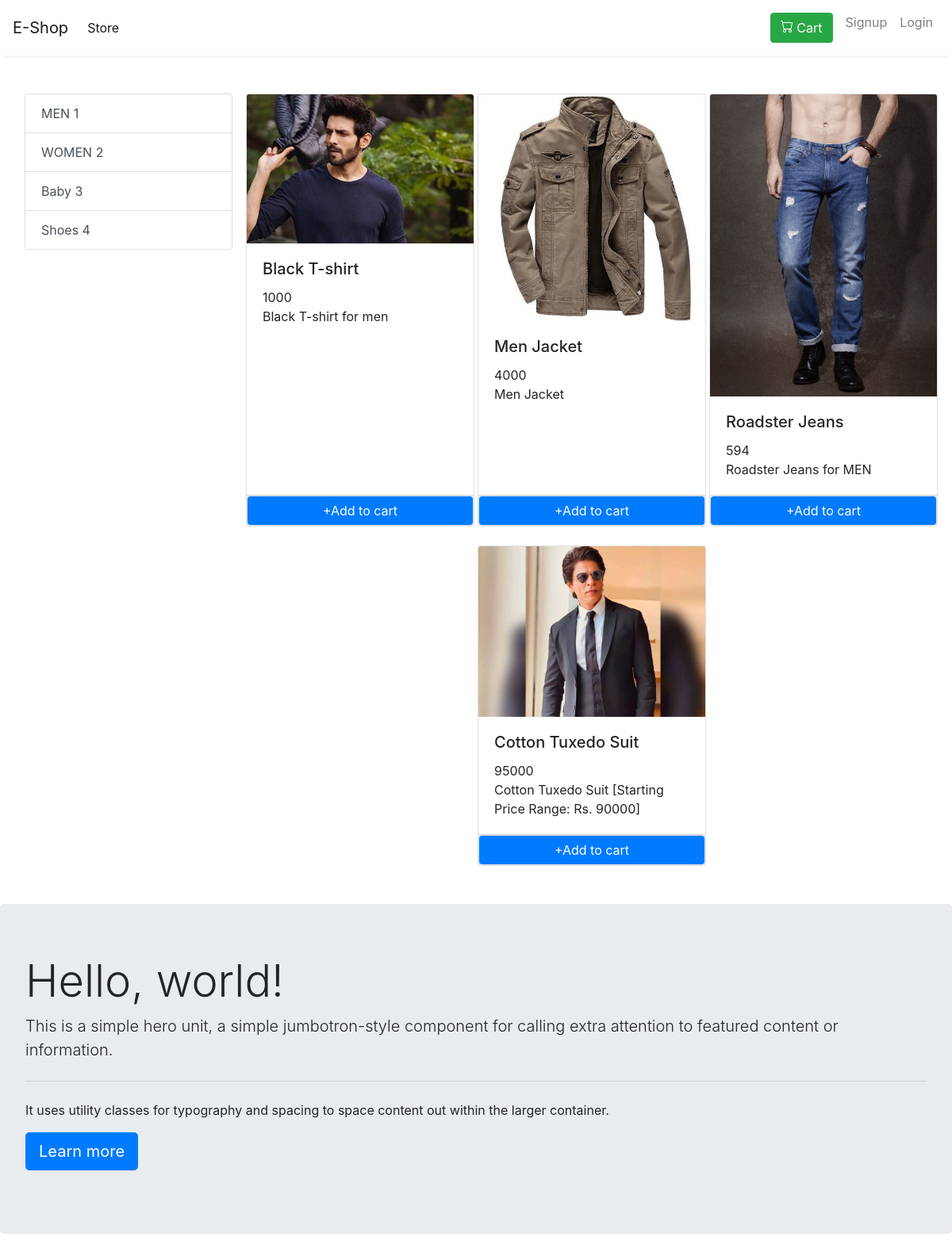
/?category=1, run on the app's committed database.
### store/models/category.py (models this page shows, shortened)
class Category(models.Model):
    name = models.CharField(max_length=20)
    @staticmethod
    def get_all_category():
        return Category.objects.all()

### store/models/product.py (models this page shows, shortened)
class Product(models.Model):
    name = models.CharField(max_length=30)
    price = models.IntegerField(default=100)
    category = models.ForeignKey( Category, on_delete = models.CASCADE, default = 1)
    description = models.CharField(max_length=500)
    image = models.ImageField(upload_to='uploads/products/')
    @staticmethod
    def get_all_products_by_categoryid(category_id):
        if category_id:
            return Product.objects.filter(category = category_id)
        else:
            return Product.get_all_products()

### store/views.py (the view, shortened to what this page needs)
# urls.py: path('', views.index, name='index'),
def index(request):
    if request.method == 'GET':
        data = {}
        cart = request.session.get('cart')
        if not cart:
            cart = {}
        categories = Category.get_all_category()
        categoryID = request.GET.get('category')
        if categoryID:
            products = Product.get_all_products_by_categoryid(categoryID)
        else:
            products = Product.get_all_products()
        data['products'] = products
        data['categories'] = categories
        print('you are logged in as : ',request.session.get('email'))
        return render(request,'store/index.html',data)

### store/templates/store/index.html (shortened to what this page needs)
{% extends "base.html" %}
{% load cart %}
{% block body %}
  <div class="row mt-3 ml-3 mr-3">
    <div class="col-lg-3 mx-auto">
      <ul class="list-group">
        {% for category in categories %}
        <a href="/?category={{category.id}}" class="list-group-item list-group-item-action">{{category.name}} {{category.id}}</a>
        {% endfor %}
      </ul>
    </div>
    <div id="products" class="col-lg-9 mx-auto">
    <div class="row mb-4">
        {% for product in products %}
        <div class="card mx-auto mb-4" id="{{product.id}}" style="width: 18rem;">
          <img class="card-img-top" src = "{{product.image.url}}" alt="Card image cap">
          <div class="card-body">
            <h5 class="card-title">{{product.name}}</h5>
            <p class="card-text">{{product.price}}<br>{{product.description}}</p>
          </div>
          <div class="card-footer no-gutters p-0">
            {% if product|is_in_cart:request.session.cart %}
            <div class="row text-center no-gutters">
              <form action="/#{{product.id}}" class="col-2" method="post">
                {% csrf_token %}
                <input hidden type="text" name='product_id' value='{{product.id}}'>
                <input hidden type="text" name='remove' value='True'>
                <input type="submit" value=" - " class="btn btn-block btn-light">
              </form>
              <div class="text-center col">{{product|cart_quantity:request.session.cart}} in cart</div>
              <form action="/#{{product.id}}" class="col-2" method="post">
                {% csrf_token %}
                <input hidden type="text" name='product_id' value='{{product.id}}'>
                <input type="submit" value=" + " class="btn btn-block btn-light">
              </form>
            </div>
            {% else %}
            <form action="/#{{product.id}}" method="POST" class="btn-block">
              <input type="submit" class="float-right btn-block btn btn-primary border form-control" value="+Add to cart">
            </form>
            {% endif %}
          </div>
        </div>
        {% endfor %}
    </div>
    </div>
  </div>
  <div class="jumbotron" id="xyz">
    <h1 class="display-4">Hello, world!</h1>
    <p class="lead">This is a simple hero unit, a simple jumbotron-style component for calling extra attention to featured content or information.</p>
    <hr class="my-4">
    <p>It uses utility classes for typography and spacing to space content out within the larger container.</p>
    <p class="lead">
      <a class="btn btn-primary btn-lg" href="#" role="button">Learn more</a>
    </p>
  </div>
{% endblock %}

### data on the page
Category: name "MEN", id "1"
Category: name "WOMEN", id "2"
Category: name "Baby", id "3"
Category: name "Shoes", id "4"
Product: {{ product.id }} 1 (drawn), image (picture), name "Black T-shirt", price "1000", description "Black T-shirt for men"
Product: image (picture), name "Men Jacket", price "4000", description "Men Jacket"
Product: image (picture), name "Roadster Jeans", price "594", description "Roadster Jeans for MEN"
Product: image (picture), name "Cotton Tuxedo Suit", price "95000", description "Cotton Tuxedo Suit [Starting Price Range: Rs. 90000]"
